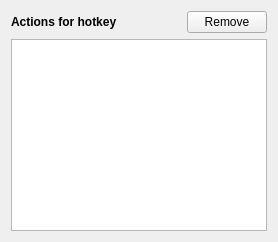
           <widget class="QWidget" name="layoutWidget_11">
            <layout class="QVBoxLayout" name="layout_hotkeys_actions">
             <item>
              <layout class="QHBoxLayout" name="layout_hotkeys_actions_buttons">
               <item>
                <widget class="QLabel" name="label_hotkeys_actions">
                 <property name="font">
                  <font>
                   <weight>75</weight>
                   <bold>true</bold>
                  </font>
                 </property>
                 <property name="text">
                  <string>Actions for hotkey</string>
                 </property>
                 <property name="buddy">
                  <cstring>hotkeys_actions_view</cstring>
                 </property>
                </widget>
               </item>
               <item>
                <spacer name="horizontalSpacer_11">
                 <property name="orientation">
                  <enum>Qt::Horizontal</enum>
                 </property>
                 <property name="sizeHint" stdset="0">
                  <size>
                   <width>40</width>
                   <height>20</height>
                  </size>
                 </property>
                </spacer>
               </item>
               <item>
                <widget class="QPushButton" name="button_hotkeys_actions_remove">
                 <property name="enabled">
                  <bool>true</bool>
                 </property>
                 <property name="text">
                  <string>Remove</string>
                 </property>
                 <property name="icon">
                  <iconset resource="yonder.qrc">
                   <normaloff>:/application/icons/edit-delete.png</normaloff>:/application/icons/edit-delete.png</iconset>
                 </property>
                 <property name="shortcut">
                  <string>Del</string>
                 </property>
                </widget>
               </item>
              </layout>
             </item>
             <item>
              <widget class="HotkeysActionsView" name="hotkeys_actions_view">
               <property name="editTriggers">
                <set>QAbstractItemView::NoEditTriggers</set>
               </property>
               <property name="dragDropMode">
                <enum>QAbstractItemView::DropOnly</enum>
               </property>
               <property name="alternatingRowColors">
                <bool>true</bool>
               </property>
               <property name="selectionMode">
                <enum>QAbstractItemView::ExtendedSelection</enum>
               </property>
               <property name="selectionBehavior">
                <enum>QAbstractItemView::SelectRows</enum>
               </property>
               <property name="showGrid">
                <bool>false</bool>
               </property>
               <attribute name="horizontalHeaderStretchLastSection">
                <bool>true</bool>
               </attribute>
               <attribute name="verticalHeaderVisible">
                <bool>false</bool>
               </attribute>
               <attribute name="verticalHeaderHighlightSections">
                <bool>false</bool>
               </attribute>
              </widget>
             </item>
            </layout>
           </widget>
